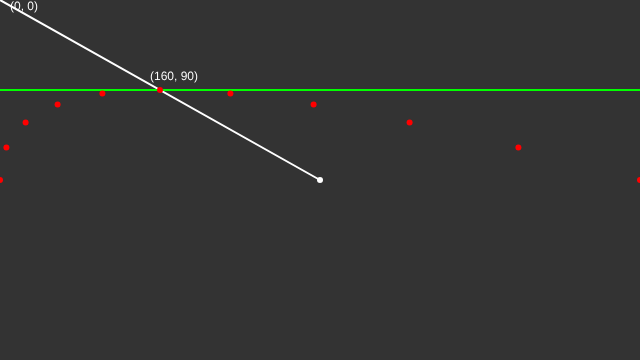
Frame 1 (no input)
Frame 60 (no input): identical to frame 1, image omitted
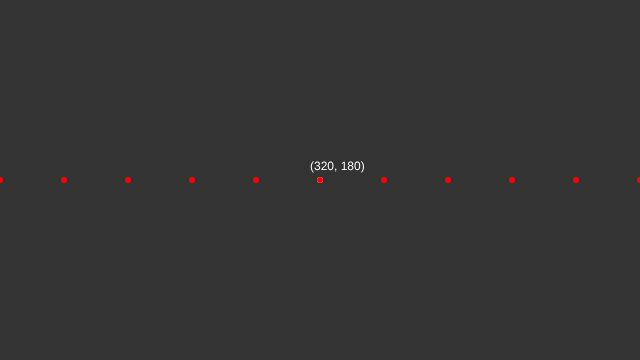
Frame 120 (the mouse pressed at the canvas centre since frame 60)

The p5.js sketch that drew these frames (run headless with seeded random() and noise() and a simulated clock; from frame 60 on, the mouse is pressed at the canvas centre):

// p5.js sketch
// ── sketch.js
const STEPS = 10;

let ap1, ap2, cp;
function setup() {
  createCanvas(640, 360);
  ap1 = createVector(0, height / 2);
  ap2 = createVector(width, height / 2);
  cp = createVector(0, 0);
}

function draw() {
  background(51);  
  stroke(255);
  strokeWeight(2);

  push();
  stroke(255);
  strokeWeight(6);
  point(width / 2, height / 2);
  pop();
  
  line(width/2, height / 2, cp.x, cp.y);
  
  cp.set(mouseX, mouseY);
  
  let extT = findExtremum(ap1.y, cp.y, ap2.y);
  
  let extX = bezier1D(ap1.x, cp.x, ap2.x, extT);
  let extY = bezier1D(ap1.y, cp.y, ap2.y, extT);
  
  function labelPoint(x, y) {
    let px = constrain(x - 10, 0 + 10, width - 60);
    let py = constrain(y - 10, 0 + 10, height - 2);

    text(`(${round(x)}, ${round(y)})`, px, py);
  }
  
  push();
  strokeWeight(0);
  fill(255);
  labelPoint(extX, extY);
  labelPoint(cp.x, cp.y);
  pop();
  
  push();
  stroke(0, 255, 0);
  line(0, extY, width, extY);
  pop();
  
  for (let t = 0; t <= 1.00001; t += 1 / STEPS) {
    let p1 = p5.Vector.lerp(ap1, cp, t);
    let p2 = p5.Vector.lerp(cp, ap2, t);
    //line(p1.x, p1.y, p2.x, p2.y);
    
    let px = bezier1D(ap1.x, cp.x, ap2.x, t);
    let py = bezier1D(ap1.y, cp.y, ap2.y, t);
    
    push();
    stroke(255, 0, 0);
    strokeWeight(6);
    point(px, py);
    pop();

  }
}

function logSecond(...messages) {
  if (frameCount % 60 == 0) {
    console.log(messages);  
  }
  
}

function bezier1D(ap1, cp, ap2, t) {
  return ap1 + 2*t*(cp - ap1) + t*t*(ap2 - 2*cp + ap1);
}

//turns out it's always t = 0.5!
function findExtremum(a, b, c) {
  return (a - b) / (c - 2*b + a);
}
